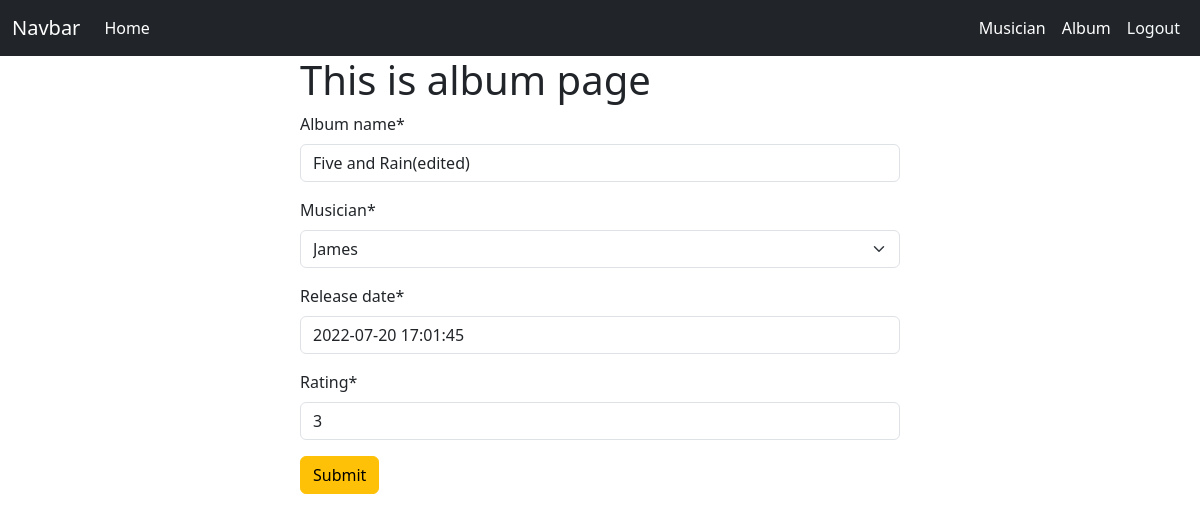
Page /album/edit/1/ (signed in) on the committed database.
### album/models.py (models this page shows, shortened)
class Album(models.Model):
    album_name = models.CharField(max_length = 200)
    musician = models.ForeignKey(Musician, on_delete=models.CASCADE)
    release_date = models.DateTimeField()
    rating = models.PositiveIntegerField()

### album/views.py (the view)
# urls.py: path('edit/<int:id>/', views.EditAlbum.as_view(), name = 'edit_album'),
@method_decorator(login_required, name='dispatch')
class EditAlbum(UpdateView):
    model = models.Album
    form_class = forms.AlbumForm
    template_name = 'edit_album.html'
    pk_url_kwarg = 'id'
    success_url = reverse_lazy('edit_album.html')

### album/forms.py
class AlbumForm(forms.ModelForm):
    class Meta:
        model = Album
        fields = '__all__'

### musician/models.py (called while the page is built)
    def __str__(self):
        return self.first_name

### album/templates/edit_album.html (shortened to what this page needs)
{% extends "base.html" %}
{% load crispy_forms_tags %}
{% block content %}
    <form style="width: 50%; margin: auto" method = 'post'>
        <h1>This is album page</h1>
        {{form | crispy}}
        <button class="btn btn-warning">Submit</button>
    </form>
{% endblock content %}

### rows in the picture
Album: album_name "Five and Rain(edited)", musician "James", release_date "2022-07-20 17:01:45", rating "3"
